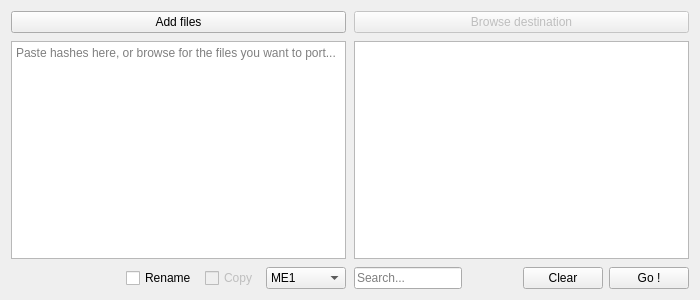
<?xml version="1.0" encoding="UTF-8"?>
<ui version="4.0">
 <class>MainWindow</class>
 <widget class="QMainWindow" name="MainWindow">
  <property name="geometry">
   <rect>
    <x>0</x>
    <y>0</y>
    <width>700</width>
    <height>300</height>
   </rect>
  </property>
  <property name="sizePolicy">
   <sizepolicy hsizetype="Preferred" vsizetype="Preferred">
    <horstretch>0</horstretch>
    <verstretch>0</verstretch>
   </sizepolicy>
  </property>
  <property name="windowTitle">
   <string>Mass Effect Texture Mapper</string>
  </property>
  <property name="windowIcon">
   <iconset resource="resources.qrc">
    <normaloff>:/icon</normaloff>:/icon</iconset>
  </property>
  <widget class="QWidget" name="centralWidget">
   <property name="sizePolicy">
    <sizepolicy hsizetype="MinimumExpanding" vsizetype="MinimumExpanding">
     <horstretch>0</horstretch>
     <verstretch>0</verstretch>
    </sizepolicy>
   </property>
   <property name="minimumSize">
    <size>
     <width>640</width>
     <height>300</height>
    </size>
   </property>
   <layout class="QGridLayout" name="gridLayout_2">
    <item row="0" column="0">
     <layout class="QGridLayout" name="grid" columnstretch="1,1">
      <property name="sizeConstraint">
       <enum>QLayout::SetMaximumSize</enum>
      </property>
      <property name="spacing">
       <number>8</number>
      </property>
      <item row="3" column="0">
       <layout class="QHBoxLayout" name="hl1" stretch="0,0,0,0">
        <property name="spacing">
         <number>8</number>
        </property>
        <property name="sizeConstraint">
         <enum>QLayout::SetDefaultConstraint</enum>
        </property>
        <item>
         <spacer name="h2">
          <property name="orientation">
           <enum>Qt::Horizontal</enum>
          </property>
          <property name="sizeHint" stdset="0">
           <size>
            <width>40</width>
            <height>20</height>
           </size>
          </property>
         </spacer>
        </item>
        <item>
         <widget class="QCheckBox" name="option_rename">
          <property name="toolTip">
           <string>&lt;html&gt;&lt;head/&gt;&lt;body&gt;&lt;p&gt;If the file name contains a hash, rename the file to name_hash. Otherwise, try to deduce the hash from the filename and display it in the right panel (no renaming : a name can correspond to multiple hashes).&lt;/p&gt;&lt;p&gt;If there are no files selected, the results will simply be displayed since there is nothing to rename.&lt;/p&gt;&lt;/body&gt;&lt;/html&gt;</string>
          </property>
          <property name="text">
           <string>Rename</string>
          </property>
         </widget>
        </item>
        <item>
         <widget class="QCheckBox" name="option_copy">
          <property name="enabled">
           <bool>false</bool>
          </property>
          <property name="toolTip">
           <string>&lt;html&gt;&lt;head/&gt;&lt;body&gt;&lt;p&gt;Makes as many copies of your texture as there are duplicates, and renames those copies accordingly. There will be no overwriting of the files you selected, the ported textures will be pasted in a subfolder named ME1, ME2 or ME3 depending on the game you next choose.&lt;/p&gt;&lt;/body&gt;&lt;/html&gt;</string>
          </property>
          <property name="text">
           <string>Copy</string>
          </property>
         </widget>
        </item>
        <item>
         <widget class="QComboBox" name="combobox_game">
          <property name="minimumSize">
           <size>
            <width>80</width>
            <height>0</height>
           </size>
          </property>
          <property name="toolTip">
           <string>&lt;html&gt;&lt;head/&gt;&lt;body&gt;&lt;p&gt;Select the game you wish to port your textures to. The tool doesn't care from which game your hashes actually come from, only in which game it should find matching duplicates. You could mix hashes from ME1, ME2 and ME3 and it would work just fine.&lt;/p&gt;&lt;/body&gt;&lt;/html&gt;</string>
          </property>
          <property name="editable">
           <bool>false</bool>
          </property>
          <property name="currentText">
           <string>ME1</string>
          </property>
          <property name="currentIndex">
           <number>0</number>
          </property>
          <item>
           <property name="text">
            <string>ME1</string>
           </property>
          </item>
          <item>
           <property name="text">
            <string>ME2</string>
           </property>
          </item>
          <item>
           <property name="text">
            <string>ME3</string>
           </property>
          </item>
         </widget>
        </item>
       </layout>
      </item>
      <item row="0" column="1">
       <widget class="QPushButton" name="file_chooser_dst">
        <property name="enabled">
         <bool>false</bool>
        </property>
        <property name="toolTip">
         <string>&lt;html&gt;&lt;head/&gt;&lt;body&gt;&lt;p&gt;Select the folder you want the ported textures to be copied into. By default it is set to where you selected the files.&lt;/p&gt;&lt;/body&gt;&lt;/html&gt;</string>
        </property>
        <property name="text">
         <string>Browse destination</string>
        </property>
       </widget>
      </item>
      <item row="0" column="0">
       <widget class="QPushButton" name="file_chooser_src">
        <property name="toolTip">
         <string>&lt;html&gt;&lt;head/&gt;&lt;body&gt;&lt;p&gt;Browse for the files you wish to port. The selected files will be displayed in the left pane below, one per line. Once you've selected files, you can't edit the left pane anymore, until you hit the Clear button.&lt;/p&gt;&lt;/body&gt;&lt;/html&gt;</string>
        </property>
        <property name="text">
         <string>Add files</string>
        </property>
       </widget>
      </item>
      <item row="3" column="1">
       <layout class="QHBoxLayout" name="hl2">
        <item>
         <widget class="QLineEdit" name="line_edit_search">
          <property name="toolTip">
           <string>&lt;html&gt;&lt;head/&gt;&lt;body&gt;&lt;p&gt;Filter the results.&lt;/p&gt;&lt;/body&gt;&lt;/html&gt;</string>
          </property>
          <property name="placeholderText">
           <string>Search...</string>
          </property>
         </widget>
        </item>
        <item>
         <spacer name="h1">
          <property name="orientation">
           <enum>Qt::Horizontal</enum>
          </property>
          <property name="sizeHint" stdset="0">
           <size>
            <width>40</width>
            <height>20</height>
           </size>
          </property>
         </spacer>
        </item>
        <item>
         <widget class="QPushButton" name="button_clear">
          <property name="enabled">
           <bool>true</bool>
          </property>
          <property name="layoutDirection">
           <enum>Qt::RightToLeft</enum>
          </property>
          <property name="text">
           <string>Clear</string>
          </property>
         </widget>
        </item>
        <item>
         <widget class="QPushButton" name="button_go">
          <property name="enabled">
           <bool>true</bool>
          </property>
          <property name="toolTip">
           <string>&lt;html&gt;&lt;head/&gt;&lt;body&gt;&lt;p&gt;The tool will match your hashes with the database, and display the results in the right pane. If you selected the copy option, it will copy the matches in a subfolder.&lt;/p&gt;&lt;/body&gt;&lt;/html&gt;</string>
          </property>
          <property name="layoutDirection">
           <enum>Qt::RightToLeft</enum>
          </property>
          <property name="text">
           <string>Go !</string>
          </property>
         </widget>
        </item>
       </layout>
      </item>
      <item row="1" column="1">
       <widget class="QTextEdit" name="text_edit_right">
        <property name="lineWrapMode">
         <enum>QTextEdit::NoWrap</enum>
        </property>
        <property name="readOnly">
         <bool>true</bool>
        </property>
        <property name="overwriteMode">
         <bool>true</bool>
        </property>
       </widget>
      </item>
      <item row="1" column="0">
       <widget class="QTextEdit" name="text_edit_left">
        <property name="placeholderText">
         <string>Paste hashes here, or browse for the files you want to port...</string>
        </property>
       </widget>
      </item>
     </layout>
    </item>
   </layout>
  </widget>
 </widget>
 <layoutdefault spacing="6" margin="11"/>
 <resources>
  <include location="resources.qrc"/>
 </resources>
 <connections/>
</ui>
